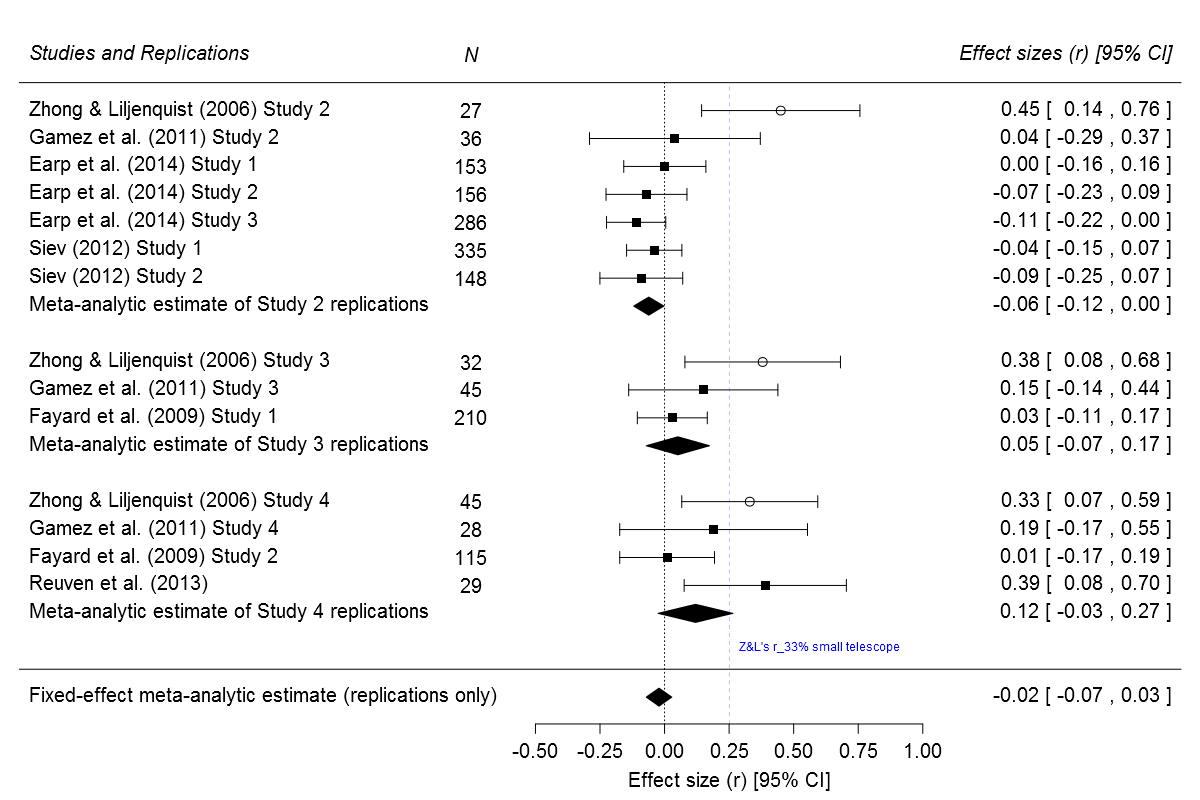

This chart was generated by the following R code:
library(metafor)
library(plotrix) #for ablineclip function
setwd(getwd())

### to save as png file
#png(filename="z&l.png", res=95, width=1200, height=800, type="cairo")

dat <- read.csv(file = "z&l-replications.csv", header = TRUE)

dat <- escalc(measure="COR", ri=dat$r, ni=dat$N, data=dat, slab=dat$study)
dat

### decrease margins so the full space is used
par(mar=c(4,4,1,2))

### set up forest plot (rows argument used to specify exactly in which rows outcomes will be plotted)
forest(dat$yi, dat$vi, xlim=c(-2.5, 2), at=c(-.5, -.25, 0, .25, .5, .75, 1),
       cex=1.25, ylim=c(-1, 23), rows=c(20:14,11:9,6:3),
       ilab=dat$N, ilab.xpos=-.75
       ,xlab="Effect size (r) [95% CI]", psize=1, pch=dat$study.symbol)
op <- par(cex=1.25, font=3)
text(-2.5, 22, "Studies and Replications",    pos=4)
text( 2, 22, "Effect sizes (r) [95% CI]",  pos=2)
text(-.75, 22, c("N"))

### set par back to the original settings
par(op)

### fit fixed-effects model (use slab argument to define study labels)
res <- rma(yi=dat$yi, vi=dat$vi, data=dat, measure="COR", subset=(dat$study.type=="replication"),
           slab=dat$study, method="FE")
### add summary estimate to the bottom
addpoly(res, row=-1, cex=1.25, mlab="Fixed-effect meta-analytic estimate (replications only)")
### horizontal separation line
abline(h=0)

### fit fixed-effects model in the three subgroups
res.rep1 <- rma(yi=dat$yi, vi=dat$vi, data=dat, measure="COR", subset=(dat$study.info=="replication1"),
                method="FE")
res.rep2 <- rma(yi=dat$yi, vi=dat$vi, data=dat, measure="COR", subset=(dat$study.info=="replication2"),
                method="FE")
res.rep3 <- rma(yi=dat$yi, vi=dat$vi, data=dat, measure="COR", subset=(dat$study.info=="replication3"),
                method="FE")

### add summary polygons for the three subgroups
addpoly(res.rep1, row=13, cex=1.25, mlab="Meta-analytic estimate of Study 2 replications")
addpoly(res.rep2, row= 8, cex=1.25, mlab="Meta-analytic estimate of Study 3 replications")
addpoly(res.rep3, row= 2, cex=1.25, mlab="Meta-analytic estimate of Study 4 replications")

ablineclip(v=.25, y1=-2,y2=21, col="skyblue1", lty="dashed", lwd=.1) #Simonsohn's small telescope line
op <- par(cex=.75, font=1)
text(.57, .75, "r_33% small telescope", col="skyblue1")

#dev.off()


